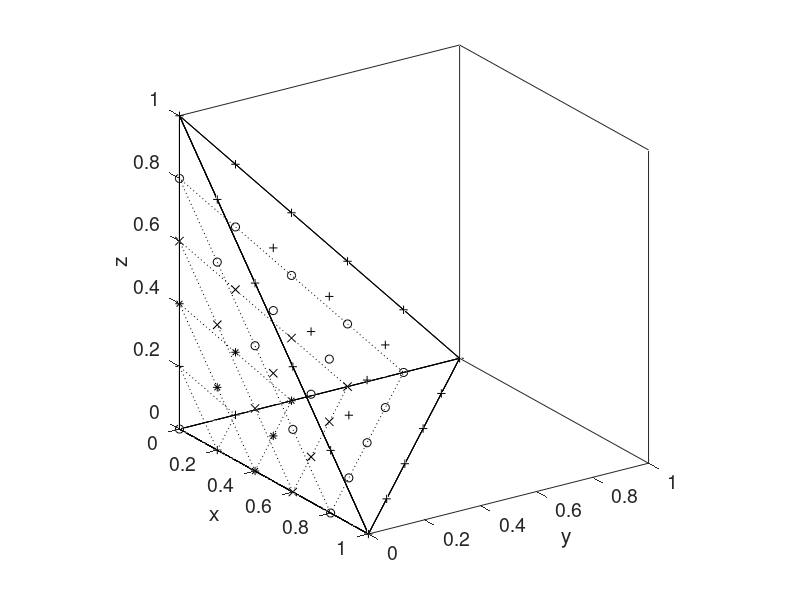

Reproduce this figure in MATLAB.
clear all
close all

%=================================================
% uniform node distribution in the tetrahedron
% corresponding to a complete mth order expansion
%================================================

%----
% prepare
%----

figure(1)
hold on
xlabel('x','fontsize',14)
ylabel('y','fontsize',14)
zlabel('z','fontsize',14)
set(gca,'fontsize',14)
axis('equal')
axis([ 0 1 0 1 0 1])
box on
view(56,22)

%----
% parameters
%----

m = 5

%--------------------
% uniform master grid
%--------------------

for i=1:m+1
   v(i) = (i-1.0)/m;
end

%---------------------------
% deploy and count the nodes
%---------------------------

count = 0;

for i=1:m+1;
 xp = v(i);
 for j=1:m+2-i
 yp = v(j);
  for k=1:m+3-i-j
   zp = v(k);

    count = count+1;

    l = m+4-i-j-k;
    if(l==1) plot3(xp,yp,zp,'k+'); end;
    if(l==2) plot3(xp,yp,zp,'ko'); end;
    if(l==3) plot3(xp,yp,zp,'kx'); end;
    if(l==4) plot3(xp,yp,zp,'k*'); end;
    if(l==5) plot3(xp,yp,zp,'k+'); end;
    if(l==6) plot3(xp,yp,zp,'ko'); end;
    if(l==7) plot3(xp,yp,zp,'kx'); end;
    if(l==8) plot3(xp,yp,zp,'k*'); end;
    if(l==9) plot3(xp,yp,zp,'k+'); end;

  end
 end
end

x(1) = 0.0; y(1)= 0.0; z(1)= 0.0;
x(2) = 1.0; y(2)= 0.0; z(2)= 0.0;
x(3) = 0.0; y(3)= 1.0; z(3)= 0.0;
x(4) = 0.0; y(4)= 0.0; z(4)= 1.0;
                                                                                
% edge node labels

s(1,1)=2; s(1,2)=3; s(1,3)=4;
s(2,1)=3; s(2,2)=1; s(2,3)=4;
s(3,1)=1; s(3,2)=2; s(3,3)=4;
s(4,1)=1; s(4,2)=2; s(4,3)=3;
                                                                                
% draw the edges

for i=1:4
 for j=1:3
  xp(j)=x(s(i,j)); yp(j)=y(s(i,j)); zp(j)=z(s(i,j));
  plot3(xp,yp,zp,'k')
 end
end

count
formula = (m+1)*(m+2)*(m+3)/6.0


for i=2:m
 q = v(i);
 plot3([q,0,0,q],[0,q,0,0],[0,0,q,0],':k')
end

%-----
% done
%-----
